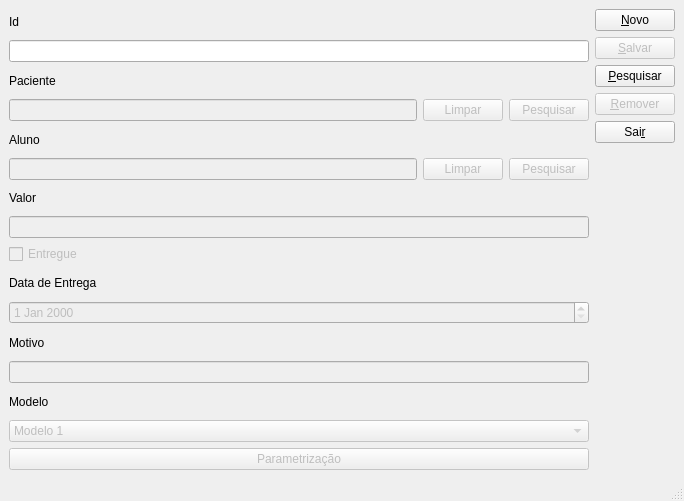
<?xml version="1.0" encoding="UTF-8"?>
<ui version="4.0">
 <class>CadCefalogramas</class>
 <widget class="QMainWindow" name="CadCefalogramas">
  <property name="windowModality">
   <enum>Qt::WindowModal</enum>
  </property>
  <property name="geometry">
   <rect>
    <x>0</x>
    <y>0</y>
    <width>684</width>
    <height>501</height>
   </rect>
  </property>
  <property name="windowTitle">
   <string>Cefalogramas</string>
  </property>
  <widget class="QWidget" name="centralwidget">
   <layout class="QHBoxLayout" name="horizontalLayout">
    <item>
     <layout class="QVBoxLayout" name="verticalLayout">
      <item>
       <widget class="QLabel" name="label_2">
        <property name="text">
         <string>Id</string>
        </property>
       </widget>
      </item>
      <item>
       <widget class="QLineEdit" name="edtId"/>
      </item>
      <item>
       <widget class="QLabel" name="label">
        <property name="text">
         <string>Paciente</string>
        </property>
       </widget>
      </item>
      <item>
       <layout class="QHBoxLayout" name="horizontalLayout_2">
        <item>
         <widget class="QLineEdit" name="edtPaciente">
          <property name="enabled">
           <bool>false</bool>
          </property>
         </widget>
        </item>
        <item>
         <widget class="QPushButton" name="btnLimparPaciente">
          <property name="enabled">
           <bool>false</bool>
          </property>
          <property name="text">
           <string>Limpar</string>
          </property>
         </widget>
        </item>
        <item>
         <widget class="QPushButton" name="btnPesqPaciente">
          <property name="enabled">
           <bool>false</bool>
          </property>
          <property name="text">
           <string>Pesquisar</string>
          </property>
         </widget>
        </item>
       </layout>
      </item>
      <item>
       <widget class="QLabel" name="label_3">
        <property name="text">
         <string>Aluno</string>
        </property>
       </widget>
      </item>
      <item>
       <layout class="QHBoxLayout" name="horizontalLayout_3">
        <item>
         <widget class="QLineEdit" name="edtAluno">
          <property name="enabled">
           <bool>false</bool>
          </property>
         </widget>
        </item>
        <item>
         <widget class="QPushButton" name="btnLimparAluno">
          <property name="enabled">
           <bool>false</bool>
          </property>
          <property name="text">
           <string>Limpar</string>
          </property>
         </widget>
        </item>
        <item>
         <widget class="QPushButton" name="btnPesqAluno">
          <property name="enabled">
           <bool>false</bool>
          </property>
          <property name="text">
           <string>Pesquisar</string>
          </property>
         </widget>
        </item>
       </layout>
      </item>
      <item>
       <widget class="QLabel" name="label_4">
        <property name="text">
         <string>Valor</string>
        </property>
       </widget>
      </item>
      <item>
       <widget class="QLineEdit" name="edtValor">
        <property name="enabled">
         <bool>false</bool>
        </property>
       </widget>
      </item>
      <item>
       <widget class="QCheckBox" name="chkEntregue">
        <property name="enabled">
         <bool>false</bool>
        </property>
        <property name="text">
         <string>Entregue</string>
        </property>
       </widget>
      </item>
      <item>
       <widget class="QLabel" name="label_7">
        <property name="text">
         <string>Data de Entrega</string>
        </property>
       </widget>
      </item>
      <item>
       <widget class="QDateEdit" name="edtEntrega">
        <property name="enabled">
         <bool>false</bool>
        </property>
       </widget>
      </item>
      <item>
       <widget class="QLabel" name="label_6">
        <property name="text">
         <string>Motivo</string>
        </property>
       </widget>
      </item>
      <item>
       <widget class="QLineEdit" name="edtMotivo">
        <property name="enabled">
         <bool>false</bool>
        </property>
       </widget>
      </item>
      <item>
       <widget class="QLabel" name="label_5">
        <property name="text">
         <string>Modelo</string>
        </property>
       </widget>
      </item>
      <item>
       <widget class="QComboBox" name="cboModelo">
        <property name="enabled">
         <bool>false</bool>
        </property>
        <item>
         <property name="text">
          <string>Modelo 1</string>
         </property>
        </item>
        <item>
         <property name="text">
          <string>Modelo 2</string>
         </property>
        </item>
        <item>
         <property name="text">
          <string>Modelo 3</string>
         </property>
        </item>
        <item>
         <property name="text">
          <string>Modelo 4</string>
         </property>
        </item>
       </widget>
      </item>
      <item>
       <widget class="QPushButton" name="btnParametrizacao">
        <property name="enabled">
         <bool>false</bool>
        </property>
        <property name="text">
         <string>Parametrização</string>
        </property>
       </widget>
      </item>
     </layout>
    </item>
    <item>
     <layout class="QVBoxLayout" name="verticalLayout_2">
      <item>
       <widget class="QPushButton" name="btnNovo">
        <property name="text">
         <string>&amp;Novo</string>
        </property>
       </widget>
      </item>
      <item>
       <widget class="QPushButton" name="btnSalvar">
        <property name="enabled">
         <bool>false</bool>
        </property>
        <property name="text">
         <string>&amp;Salvar</string>
        </property>
       </widget>
      </item>
      <item>
       <widget class="QPushButton" name="btnPesquisar">
        <property name="text">
         <string>&amp;Pesquisar</string>
        </property>
       </widget>
      </item>
      <item>
       <widget class="QPushButton" name="btnRemover">
        <property name="enabled">
         <bool>false</bool>
        </property>
        <property name="text">
         <string>&amp;Remover</string>
        </property>
       </widget>
      </item>
      <item>
       <widget class="QPushButton" name="btnSair">
        <property name="text">
         <string>Sai&amp;r</string>
        </property>
       </widget>
      </item>
      <item>
       <spacer name="verticalSpacer">
        <property name="orientation">
         <enum>Qt::Vertical</enum>
        </property>
        <property name="sizeHint" stdset="0">
         <size>
          <width>20</width>
          <height>40</height>
         </size>
        </property>
       </spacer>
      </item>
     </layout>
    </item>
   </layout>
  </widget>
  <widget class="QMenuBar" name="menubar">
   <property name="geometry">
    <rect>
     <x>0</x>
     <y>0</y>
     <width>684</width>
     <height>22</height>
    </rect>
   </property>
  </widget>
  <widget class="QStatusBar" name="statusbar"/>
 </widget>
 <resources/>
 <connections/>
</ui>
